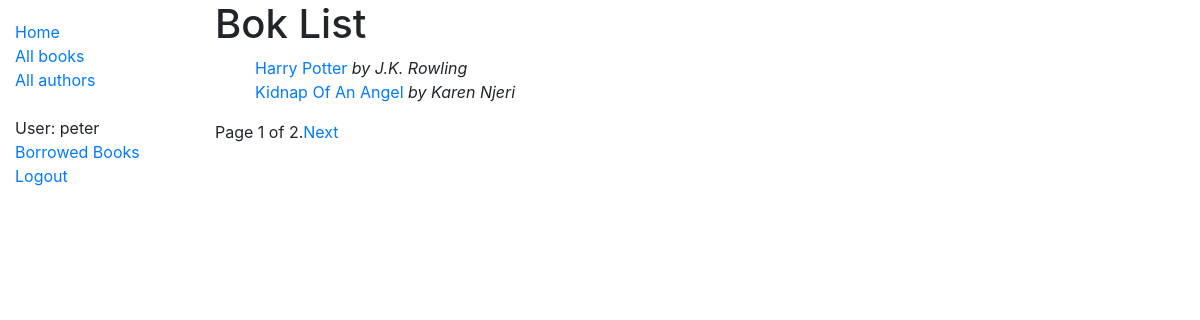
The app's page /books/ (signed in) with its own data.
### catalog/models.py (models this page shows, shortened)
class Book(Model):
    title = CharField(max_length=200)
    author = ForeignKey('Author', on_delete=SET_NULL, null=True)
    summary = TextField(max_length=1000, help_text='Enter a brief description of the book')
    isbn = CharField('ISBN', max_length=13, unique=True, help_text='13 Character <a '
                                                                   'href="https://www.isbn-international.org/content'
                                                                   '/what-isbn">ISBN number</a>')
    genre = ManyToManyField(Genre, help_text='Select a genre for this book')
    def get_absolute_url(self):
        return reverse('book-detail', args=[str(self.id)])
    def display_genre(self):
        return ', '.join(genre.name for genre in self.genre.all()[:3])
    display_genre.short_description = 'Genre'
    class Meta:
        ordering = ['title']

class Author(Model):
    first_name = CharField(max_length=100)
    last_name = CharField(max_length=100)
    date_of_birth = DateField(null=True, blank=True)
    date_of_death = DateField('Died', null=True, blank=True)
    class Meta:
        ordering = ['last_name', 'first_name']
    def __str__(self):
        return f'{self.first_name} {self.last_name}'

### catalog/views.py (the view)
# urls.py: path('books/', BookListView.as_view(), name='books'),
class BookListView(LoginRequiredMixin, PermissionRequiredMixin, ListView):
    model = Book
    template_name = 'catalog/list.html'
    context_object_name = 'book_list'
    paginate_by = 2
    login_url = 'login'
    permission_required = ('catalog.can_mark_returned',)
    def get_queryset(self):
        return Book.objects.all()
    def get_context_data(self, *, object_list=None, **kwargs):
        context = super(BookListView, self).get_context_data(**kwargs)
        context['num_of_books'] = Book.objects.count()
        return context

### catalog/templates/catalog/list.html (shortened to what this page needs)
{% extends 'base.html' %}
{% block content %}
    <h1>Bok List</h1>
    <ul>
        {% for book in book_list %}
    <a href="{{ book.get_absolute_url }}">{{ book.title }}</a><i> by {{ book.author }}</i><br>
    {% empty %}
    <h2>No Such book</h2>
{% endfor %}
    </ul>
    {% block pagination %}
{% if is_paginated %}
<div class="pagination">
<span class="page-current">
    Page {{ page_obj.number }} of {{ page_obj.paginator.num_pages }}.
</span>
{% if page_obj.has_next %}
    <a href="{{ request.path }}?page={{ page_obj.next_page_number }}">Next</a>
{% endif %}
</div>
{% endif %}
{% endblock %}
{% endblock %}

### catalog/templates/base.html (shortened to what this page needs)
{% load static %}
<!DOCTYPE html>
<html lang="en">
<head>
<link rel="stylesheet" href="https://cdn.jsdelivr.net/npm/bootstrap@4.5.3/dist/css/bootstrap.min.css">
<link rel="stylesheet" href="{% static 'css/app.css' %}">
</head>
<body>
<div class="container-fluid">
    <div class="row">
      <div class="col-sm-2">
{% block sidebar %}
    <ul class="sidebar-nav">
        <li><a href="{% url 'index' %}">Home</a></li>
        <li><a href="{% url 'books' %}">All books</a></li>
        <li><a href="{% url 'authors' %}">All authors</a></li>
        <br>
        {% if request.user.is_authenticated %}
            <li>User: {{ request.user.username }}</li>
            <li><a href="{% url 'my-borrowed-books' %}">Borrowed Books</a> </li>
            <li><a href="{% url 'logout' %}?next={{ request.path }}">Logout</a> </li>
            {% else %}
            <li><a href="{% url 'login' %}?next={{ request.path }}">Login</a> </li>
        {% endif %}
    </ul>
{% endblock %}
      </div>
    <div class="col-sm-10 ">
{% block content %}{% endblock %}
    </div></div></div>
</body>
</html>

### static/css/app.css (style rules this page uses)
.sidebar-nav { margin-top: 20px; padding: 0; list-style: none; }

### records on screen
Book: title "Harry Potter", author "J.K. Rowling"
Book: title "Kidnap Of An Angel", author "Karen Njeri"

### other values on screen
{{ request.user.username }} "peter"
{{ page_obj.number }} "1"
{{ page_obj.paginator.num_pages }} "2"
